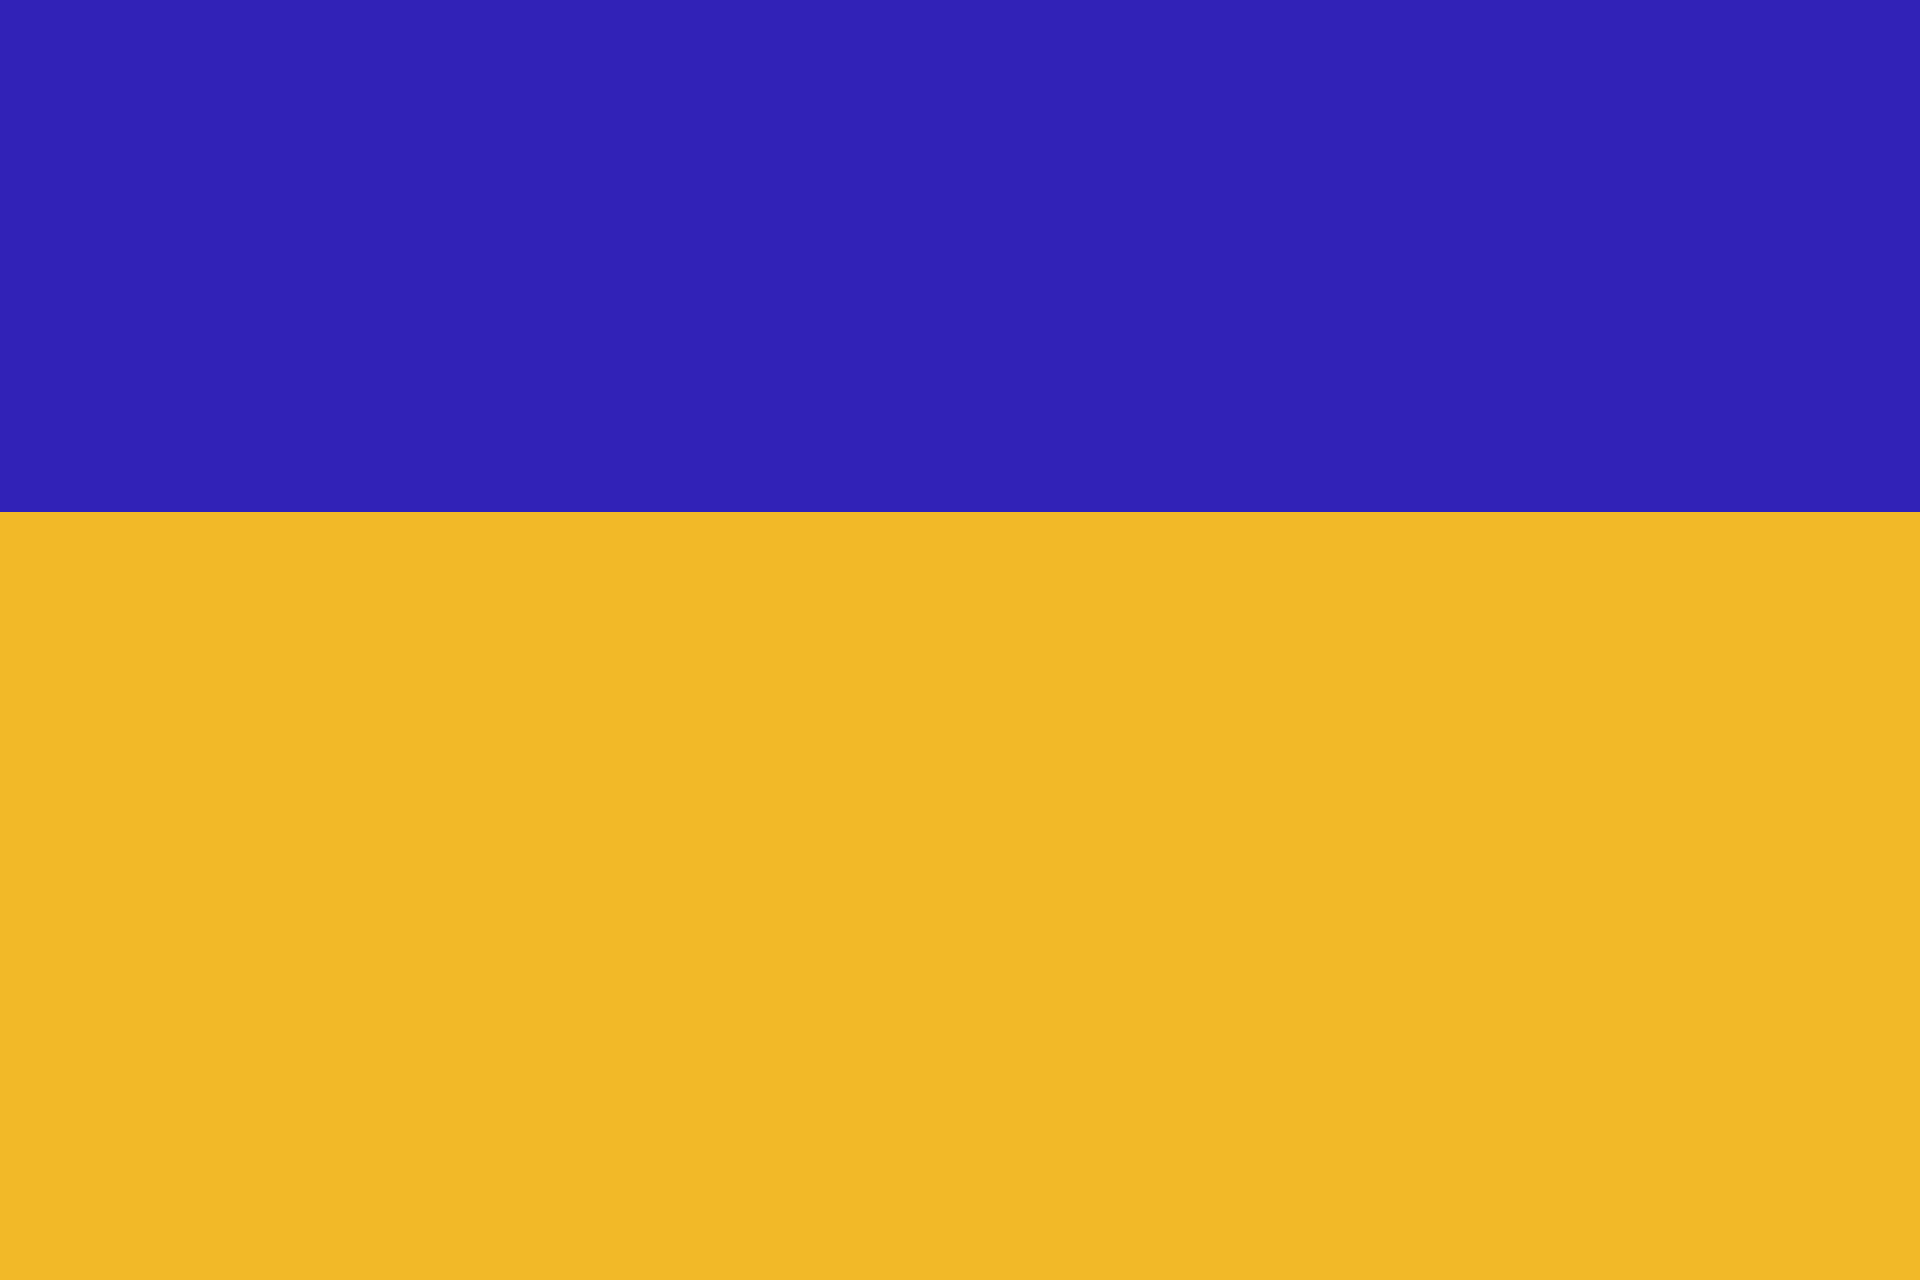

A level layout from a 2D game, rendered from its tile map. Below: a short description, then the map file with its tile-grid data intact:
An orthogonal 15x10 tile map with 128x128 px tiles, 2 tile layers (background, sea), 1 hidden layer not drawn.

<map version="1.2" tiledversion="1.2.4" orientation="orthogonal" renderorder="right-down" width="15" height="10" tilewidth="128" tileheight="128" infinite="0" nextlayerid="10" nextobjectid="20">
 <tileset firstgid="1" name="main" tilewidth="128" tileheight="128" tilecount="529" columns="23">
  <image source="../images/default/000-title/tileset.png" width="3000" height="3000" />
 </tileset>
 <layer id="5" name="background" width="15" height="10">
  <properties>
   <property name="tileset" value="mapTileSet" />
  </properties>
  <data encoding="csv">
29,29,29,29,29,29,29,29,29,29,30,30,30,30,30,
29,29,29,29,29,29,29,29,29,29,30,30,30,30,30,
29,29,29,29,29,29,29,29,29,29,30,30,30,30,30,
29,29,29,29,29,29,29,29,29,29,30,30,30,30,30,
29,29,29,29,29,29,29,29,29,29,30,30,30,30,30,
29,29,29,29,29,29,29,29,29,29,30,30,30,30,30,
29,29,29,29,29,144,29,29,144,29,30,30,30,30,30,
29,29,29,29,29,29,29,29,29,29,30,30,30,30,30,
29,29,29,29,29,29,29,29,29,29,30,30,30,30,30,
29,29,29,29,29,29,29,29,29,29,30,30,30,30,30
</data>
 </layer>
 <layer id="7" name="sea" width="15" height="10">
  <properties>
   <property name="tileset" value="mapTileSet" />
  </properties>
  <data encoding="csv">
0,0,0,0,0,0,0,0,0,0,0,0,0,0,0,
0,0,0,0,0,0,0,0,0,0,0,0,0,0,0,
0,0,0,0,0,0,0,0,0,0,0,0,0,0,0,
0,0,0,0,0,0,0,0,0,0,0,0,0,0,0,
37,37,37,37,37,37,37,37,37,37,37,37,37,37,37,
37,37,37,37,37,37,37,37,37,37,37,37,37,37,37,
37,37,37,37,37,37,37,37,37,37,37,37,37,37,37,
37,37,37,37,37,37,37,37,37,37,37,37,37,37,37,
37,37,37,37,37,37,37,37,37,37,37,37,37,37,37,
37,37,37,37,37,37,37,37,37,37,37,37,37,37,37
</data>
 </layer>
 <layer id="6" name="tubes" width="15" height="10" visible="0" offsetx="12" offsety="-128">
  <properties>
   <property name="tileset" value="mapTileSet" />
  </properties>
  <data encoding="csv">
0,0,0,0,0,0,0,0,0,0,0,0,0,0,0,
0,1,2,3,0,0,0,33,34,0,0,0,16,17,0,
0,24,25,26,0,0,0,56,57,0,0,0,39,40,0,
0,47,48,49,0,0,0,79,80,0,0,0,62,63,0,
0,70,71,72,0,0,0,102,103,0,0,0,85,86,0,
0,93,94,95,0,0,0,125,126,0,0,107,108,109,0,
0,116,117,118,0,0,0,148,149,0,0,130,131,132,0,
0,139,140,141,0,0,0,0,0,0,0,153,154,155,0,
0,162,163,164,0,0,0,0,0,0,0,176,177,178,0,
0,0,0,0,0,0,0,0,0,0,0,0,0,0,0
</data>
 </layer>
</map>
